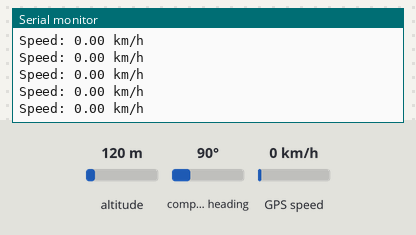
Bench run of a sketch on a simulated ESP8266 (NodeMCU). Shown: the last lines printed to the serial monitor. The test bench sets the inputs (shaded band); at power-on: GPS speed 0 km/h, altitude 120 m, compass heading 90°. WiFi joins after 1.5 s; servers stay silent unless stated; the GPS gets a fix after 3 s at 37.7749, -122.4194 with 8 satellites.

Above: at 11.2 s.
11.3 s: GPS speed set to 60 km/h
At 12.3 s:
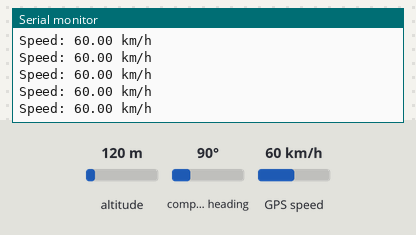
15.4 s: GPS speed set to 63 km/h
At 16.1 s:
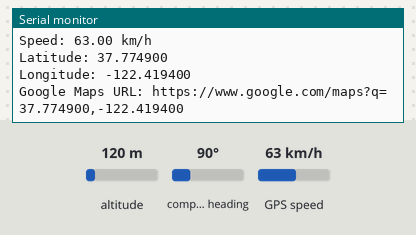
Timing chart, 0 to 18.4 s (numbered marks = the images above; inputs shaded):
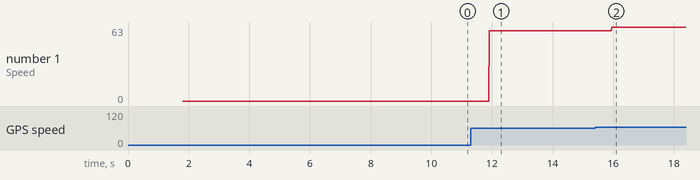

Measured:
- the behaviour switches between 60 and 61 km/h on GPS speed (found by bisection; images 1 and 2)
- after the input at 11.3 s, the serial monitor: prints a new line after 0.62 s (image 1)
- after the input at 15.4 s, the serial monitor: prints a new line after 0.55 s (image 2)
- plotted number 1: 0 → 60 after the input at 11.3 s, 60 → 63 after the input at 15.4 s

The sketch:

gps_blynk1.ino
```cpp
#include <ESP8266WiFi.h>
#include <BlynkSimpleEsp8266.h>
#include <SoftwareSerial.h>
#include <TinyGPS++.h>

#define BLYNK_TEMPLATE_ID "TMPL34Wey_jPt"
#define BLYNK_TEMPLATE_NAME "Sanjay"
#define BLYNK_AUTH_TOKEN "F1o8ADZXrjETixhL7YLQKE7e-EwWeCEb"


char auth[] = BLYNK_AUTH_TOKEN;
char ssid[] = "123123";
char pass[] = "12312312";

SoftwareSerial gpsSerial(4, 5); // Connect GPS TX to D4 and RX to D5
TinyGPSPlus gps;

BLYNK_WRITE(V0) {
 int speedLimit = param.asInt();
}

void setup() {
Blynk.begin(auth, ssid, pass, "blynk.cloud", 80);
 gpsSerial.begin(9600);
 Serial.begin(9600);

}

void loop() {
 Blynk.run();
Serial.println("Speed: " + String(gps.speed.kmph()) + " km/h");
 while (gpsSerial.available() > 0) {
   if (gps.encode(gpsSerial.read())) {
    Serial.println("Speed: " + String(gps.speed.kmph()) + " km/h");
     if (gps.speed.kmph() > 60) {
       Blynk.virtualWrite(V1, "Speed Warning: " + String(gps.speed.kmph()) + " km/h");


       // Create and send the Google Maps URL
       String googleMapsURL = "https://www.google.com/maps?q=" + String(gps.location.lat(), 6) + "," + String(gps.location.lng(), 6);
       Blynk.virtualWrite(V2, googleMapsURL);

      Serial.println("Speed: " + String(gps.speed.kmph()) + " km/h");
       Serial.println("Latitude: " + String(gps.location.lat(), 6));
       Serial.println("Longitude: " + String(gps.location.lng(), 6));
       Serial.println("Google Maps URL: " + googleMapsURL);


     }
   }
 }
}
```
